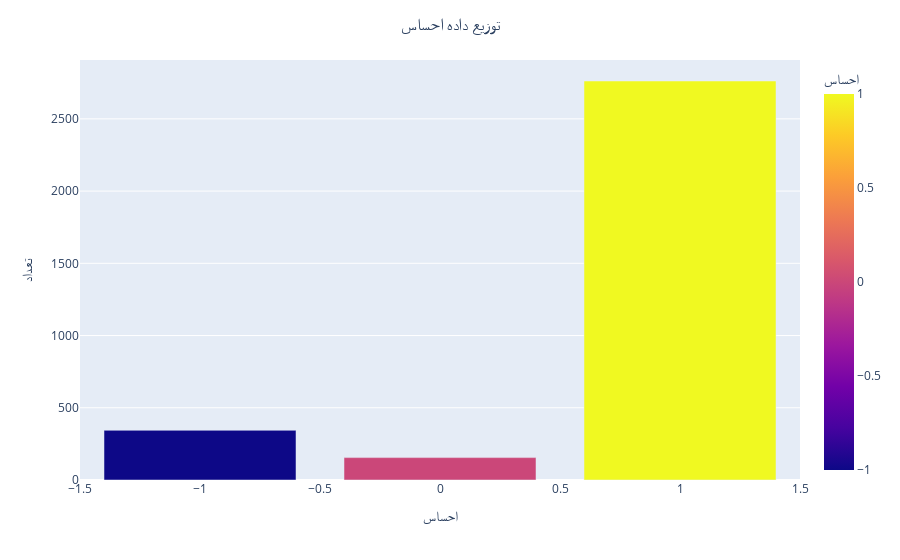

Source (notebook cell):
### Code cell
fig = px.bar(
    data_frame=maindf.label.value_counts().rename_axis(['احساس']).reset_index(name='تعداد'),
    x="احساس",
    y="تعداد",
    color="احساس"
)

fig.update_layout(title_text='توزیع داده احساس', title_x=0.5)

pyo.iplot(fig, filename = 'توزیع داده احساس')

### Figure 1 — Plotly figure (JSON) as saved in the notebook; plotly's stock layout.template omitted (floating-point values rounded to 4 significant figures)
{"data": [{"alignmentgroup": "True", "hovertemplate": "احساس=%{marker.color}<br>تعداد=%{y}<extra></extra>", "legendgroup": "", "marker": {"color": [1, -1, 0], "coloraxis": "coloraxis", "pattern": {"shape": ""}}, "name": "", "offsetgroup": "", "orientation": "v", "showlegend": false, "textposition": "auto", "type": "bar", "x": [1, -1, 0], "xaxis": "x", "y": [2762, 344, 155], "yaxis": "y"}], "layout": {"barmode": "relative", "coloraxis": {"colorbar": {"title": {"text": "احساس"}}, "colorscale": [[0, "#0d0887"], [0.1111, "#46039f"], [0.2222, "#7201a8"], [0.3333, "#9c179e"], [0.4444, "#bd3786"], [0.5556, "#d8576b"], [0.6667, "#ed7953"], [0.7778, "#fb9f3a"], [0.8889, "#fdca26"], [1, "#f0f921"]]}, "legend": {"tracegroupgap": 0}, "margin": {"t": 60}, "title": {"text": "توزیع داده احساس", "x": 0.5}, "xaxis": {"anchor": "y", "domain": [0, 1], "title": {"text": "احساس"}}, "yaxis": {"anchor": "x", "domain": [0, 1], "title": {"text": "تعداد"}}}}
